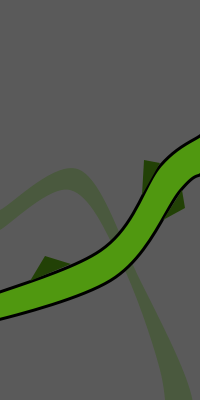
Frame 1 (no input)
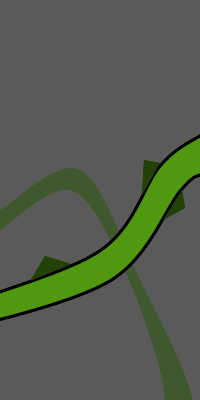
Frame 2 (the mouse pressed at the canvas centre, redrawn once)

The Processing sketch that drew these frames (run headless with seeded random() and noise(); the mouse was pressed at the canvas centre and the sketch redrawn once):

// Processing sketch: processing_24703
// ── processing_24703.pde



void setup() {
  size(200,400);
  background(90);
 noLoop();

}

void draw(){

smooth();

noStroke();


fill(48, 86, 17, 100);
beginShape();
curveVertex(0, 210);
curveVertex(0, 210);
curveVertex(80, 170);
curveVertex(140, 280);
curveVertex(190, 390);
curveVertex(190, 450);
curveVertex(170, 450);
curveVertex(160, 370);
curveVertex(120, 260);
curveVertex(70, 190);
curveVertex(0, 230);
curveVertex(0, 230);
endShape();

smooth();
noFill();
stroke(0);
strokeWeight(3);

fill(80, 152, 16);
beginShape();
curveVertex(200, 135);
curveVertex(200, 135);
curveVertex(160, 165);
curveVertex(100, 250);
curveVertex(-50, 310);
curveVertex(-50, 330);
curveVertex(110, 280);
curveVertex(180, 190);
curveVertex(200, 174);
curveVertex(200, 174);

endShape();

noStroke();
fill(34,65,6);
triangle(30, 281, 71, 264, 45, 256);
triangle(160, 163, 142, 195, 144, 160);
triangle(182, 190, 185, 208, 163, 220);

}
